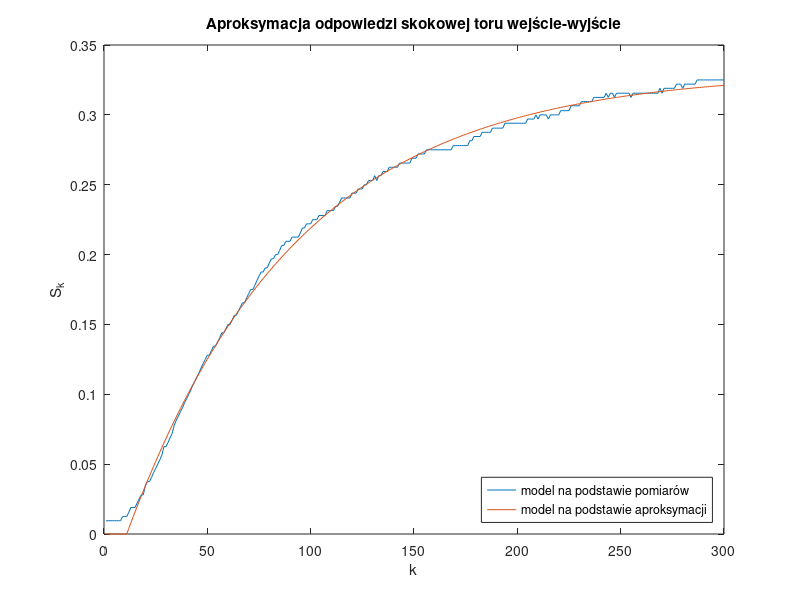

The MATLAB source for this figure:
% Wyznaczone parametry przy użyciu generycznego algorytmu
clear all

% Parametry wyznaczone przy użyciu algorytmu generycznego
T1=0.000907;
T2=82.104622;
K=0.330938;


Td = 9;

data = load('dane1.mat');
S = data.S;
time = data.time;

y(1:time) = 0;

alpha1 = exp(-1/T1);
alpha2 = exp(-1/T2);
a1 = -alpha1-alpha2;
a2 = alpha1*alpha2;
b1 = K*(T1*(1- alpha1)-T2*(1-alpha2))/(T1-T2);
b2 = K*(alpha1*T2*(1-alpha2)-alpha2*T1*(1-alpha1))/(T1-T2);

Sapro = zeros(time, 1);

for k = Td+3:time
    y(k) = b1 + b2 - a1*y(k-1) - a2*y(k-2);
end

Sapro = y';
save('Sapro.mat', 'Sapro')

figure('Name', 'Aproksymacja odpowiedzi skokowej')
plot(S)
hold on
plot(y)
ylabel('S_k')
xlabel('k')
legend('model na podstawie pomiarów', 'model na podstawie aproksymacji', 'location', 'southeast')
title("Aproksymacja odpowiedzi skokowej toru wejście-wyjście")

% figure('Name', 'Odpowiedź skokowa')
% plot(S)
% ylabel('S_k')
% xlabel('k')
% title("Odpowiedź skokowa dla DMC; D = 300")

% matlab2tikz('../TikZ_rysunki/skok_DMC_apro.tex', 'showInfo', false)
% matlab2tikz('../Tikz_rysunki/aproksymacja.tex')